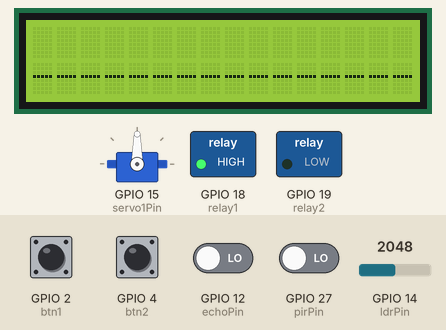
Simulated run of this sketch. Board: ESP32. Shown: servo, 16×2 character LCD, switched loads named in the sketch (green lamp = pin HIGH). Inputs (shaded band) come from the test bench; at power-on: GPIO 2 (btn1), GPIO 4 (btn2), GPIO 12 (echoPin), GPIO 27 (pirPin) LOW, GPIO 14 (ldrPin) = 2048. Pins used as bus, display or sensor lines are not drawn; what the sketch prints to the serial monitor is not drawn.

Above: at 1.2 s.
1.3 s: GPIO 27 (pirPin) driven HIGH
At 11.5 s:
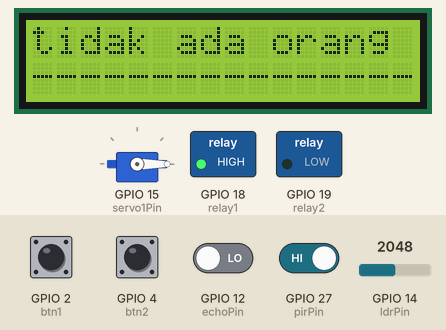
At 12.9 s:
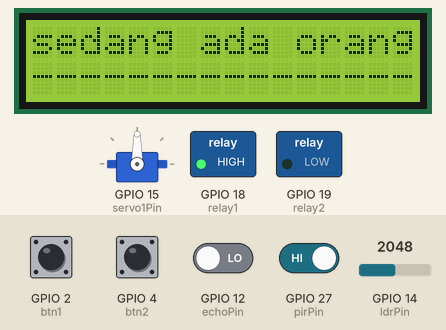
13.6 s: GPIO 27 (pirPin) driven LOW
At 25.5 s:
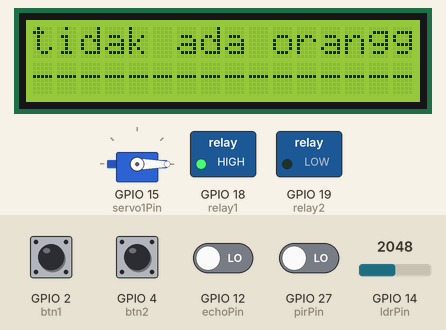
Timing chart, 0 to 27.0 s (numbered marks = the images above; inputs shaded):
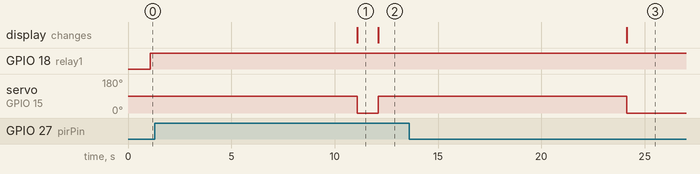

The sketch:

test1.ino
```cpp
#include <ESP32Servo.h>
#include <Wire.h>
#include <LiquidCrystal_I2C.h>


LiquidCrystal_I2C lcd(0x27, 16, 2);

Servo myservo;

const int btn1 = 2;
const int btn2 = 4;

const int servo1Pin = 15;

const int relay1 = 18;
const int relay2 = 19;

const int TrigPin = 13;
const int echoPin = 12;

const int ldrPin = 14;

const int pirPin = 27;

// dalam bak mandi in cm
int bakMandi = 12;

int lampValue = 0;
int pompavalue = 0;

int BtnlampValue = 0;
int Btnpompavalue = 0;

int pirStatus = 0;

float jarak;

// pesan status
String pesanAda = "sedang ada orang";
String pesanTidakAda = "tidak ada orang";

void setup(){
    myservo.attach(servo1Pin);

    lcd.init();
    lcd.backlight();
    lcd.setCursor(0,1);
    lcd.print("----------------");

    pinMode(btn1, INPUT);
    pinMode(btn2, INPUT);

    pinMode(relay1, OUTPUT);
    pinMode(relay2, OUTPUT);

    pinMode(TrigPin, OUTPUT);
    pinMode(echoPin, INPUT);

    pinMode(ldrPin, INPUT);

    pinMode(pirPin, INPUT);

    Serial.begin(9600);

}

void onLamp(){
    digitalWrite(relay2, HIGH);
    lampValue = 1;
}
void offLamp(){
    digitalWrite(relay2, LOW);
    lampValue = 0;
}

void onPompa(){
    digitalWrite(relay1, HIGH);
    pompavalue = 1;
}

void offPompa(){
    digitalWrite(relay1, LOW);
    pompavalue = 0;
}


int btnValue(int input, String text){
    if (text == "lampu"){
        if(input){
            BtnlampValue++;
            if(BtnlampValue > 1) {
                BtnlampValue = 0;
            }
            delay(250);
        }
        return lampValue;
    }else{
        if(input){
            Btnpompavalue++;
            if(Btnpompavalue > 1) {
                Btnpompavalue = 0;
            }
            delay(250);
        }
        return pompavalue;
    }
}


float range(){
    //jarak in cm
    digitalWrite(TrigPin, LOW);
    delayMicroseconds(2);
    digitalWrite(TrigPin, HIGH);
    delayMicroseconds(10);
    long durasi = pulseIn(echoPin, HIGH);
    float jarak = durasi * 0.034/2;

    Serial.println(jarak);

    return jarak;
}

void lampu(){
    if(analogRead(ldrPin) < 1300){
        if(lampValue != 1) {
            onLamp();
        }
    }
}

void pompa(int range) {
    if(range < bakMandi/5) {
        onPompa();
        Serial.print("pompa menyala");
    } if (range >= bakMandi/9) {
        offPompa();
        Serial.print("pompa mati");
    }
}

void loop(){
    //jarak in cm
    jarak = range();

    BtnlampValue = btnValue(digitalRead(btn1), "lampu");
    if(BtnlampValue == 1 && lampValue != 1){
        onLamp();
    }else if(BtnlampValue != 1 && lampValue == 1){
        onLamp();
    }
    Btnpompavalue = btnValue(digitalRead(btn2), "pompa");
    if(Btnpompavalue == 1 && pompavalue != 1){
        onPompa();
    }else if(Btnpompavalue != 1 && pompavalue == 1){
        onPompa();
    }

    pompa(jarak);


    if (digitalRead(pirPin)) {
        pirStatus = 1;
        lcd.setCursor(0,0);
        lcd.print(pesanAda);
        myservo.write(90);

        lampu();
    } else {
        delay(10000);
        pirStatus = 0;
        lcd.setCursor(0,0);
        lcd.print(pesanTidakAda);
        myservo.write(0);
        if(lampValue == 1){
            offLamp();
        }
    }

    // Serial.println(pirStatus);
    // Serial.println(lampValue);
    // Serial.println(pompavalue);
    Serial.println(jarak);
}
```

Measured:
- after the input at 1.3 s, the display: first differs from a run without the input after 10.8 s (image 2)
- after the input at 13.6 s, servo on GPIO 15 (servo1Pin): 90° → 0° after 10.5 s; the display: changes after 10.5 s (image 3)
- what the display in image 1 shows lasts 1.0 s, from 11.1 s to 12.1 s
